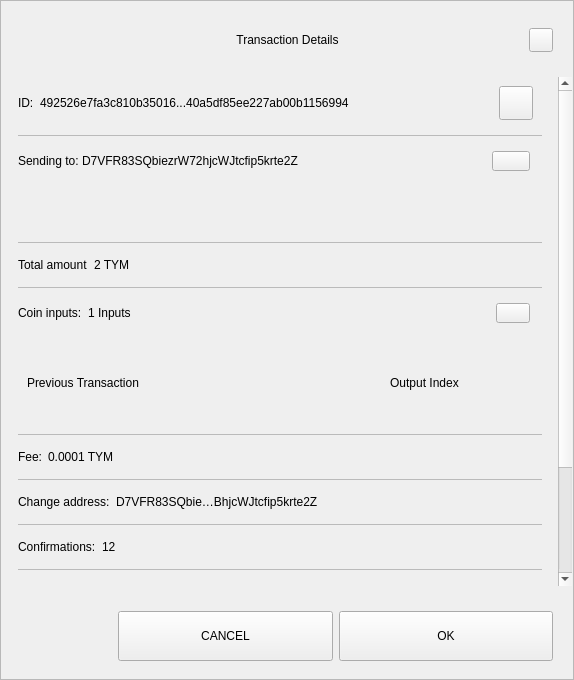
<?xml version="1.0" encoding="UTF-8"?>
<ui version="4.0">
 <class>TxDetailDialog</class>
 <widget class="QWidget" name="TxDetailDialog">
  <property name="geometry">
   <rect>
    <x>0</x>
    <y>0</y>
    <width>574</width>
    <height>680</height>
   </rect>
  </property>
  <property name="sizePolicy">
   <sizepolicy hsizetype="Preferred" vsizetype="Expanding">
    <horstretch>0</horstretch>
    <verstretch>0</verstretch>
   </sizepolicy>
  </property>
  <property name="minimumSize">
   <size>
    <width>574</width>
    <height>500</height>
   </size>
  </property>
  <property name="windowTitle">
   <string>Form</string>
  </property>
  <property name="styleSheet">
   <string notr="true"/>
  </property>
  <layout class="QVBoxLayout" name="verticalLayout_3">
   <property name="spacing">
    <number>0</number>
   </property>
   <property name="leftMargin">
    <number>0</number>
   </property>
   <property name="topMargin">
    <number>0</number>
   </property>
   <property name="rightMargin">
    <number>0</number>
   </property>
   <property name="bottomMargin">
    <number>0</number>
   </property>
   <item>
    <widget class="QFrame" name="frame">
     <property name="sizePolicy">
      <sizepolicy hsizetype="Preferred" vsizetype="Expanding">
       <horstretch>0</horstretch>
       <verstretch>0</verstretch>
      </sizepolicy>
     </property>
     <property name="styleSheet">
      <string notr="true"/>
     </property>
     <property name="frameShape">
      <enum>QFrame::StyledPanel</enum>
     </property>
     <property name="frameShadow">
      <enum>QFrame::Raised</enum>
     </property>
     <layout class="QVBoxLayout" name="verticalLayout">
      <property name="leftMargin">
       <number>0</number>
      </property>
      <property name="rightMargin">
       <number>0</number>
      </property>
      <item>
       <layout class="QHBoxLayout" name="horizontalLayout_3">
        <property name="spacing">
         <number>0</number>
        </property>
        <property name="leftMargin">
         <number>20</number>
        </property>
        <property name="topMargin">
         <number>10</number>
        </property>
        <property name="rightMargin">
         <number>20</number>
        </property>
        <item>
         <spacer name="horizontalSpacer_1">
          <property name="orientation">
           <enum>Qt::Horizontal</enum>
          </property>
          <property name="sizeHint" stdset="0">
           <size>
            <width>40</width>
            <height>20</height>
           </size>
          </property>
         </spacer>
        </item>
        <item>
         <widget class="QLabel" name="labelTitle">
          <property name="minimumSize">
           <size>
            <width>0</width>
            <height>40</height>
           </size>
          </property>
          <property name="maximumSize">
           <size>
            <width>16777215</width>
            <height>40</height>
           </size>
          </property>
          <property name="styleSheet">
           <string notr="true">padding-left:24px;</string>
          </property>
          <property name="text">
           <string>Transaction Details</string>
          </property>
          <property name="alignment">
           <set>Qt::AlignCenter</set>
          </property>
          <property name="margin">
           <number>7</number>
          </property>
         </widget>
        </item>
        <item>
         <spacer name="horizontalSpacer_2">
          <property name="orientation">
           <enum>Qt::Horizontal</enum>
          </property>
          <property name="sizeHint" stdset="0">
           <size>
            <width>40</width>
            <height>20</height>
           </size>
          </property>
         </spacer>
        </item>
        <item>
         <widget class="QPushButton" name="btnEsc">
          <property name="minimumSize">
           <size>
            <width>24</width>
            <height>24</height>
           </size>
          </property>
          <property name="maximumSize">
           <size>
            <width>24</width>
            <height>24</height>
           </size>
          </property>
          <property name="focusPolicy">
           <enum>Qt::NoFocus</enum>
          </property>
          <property name="text">
           <string/>
          </property>
         </widget>
        </item>
       </layout>
      </item>
      <item>
       <spacer name="verticalSpacer">
        <property name="orientation">
         <enum>Qt::Vertical</enum>
        </property>
        <property name="sizeType">
         <enum>QSizePolicy::Fixed</enum>
        </property>
        <property name="sizeHint" stdset="0">
         <size>
          <width>20</width>
          <height>10</height>
         </size>
        </property>
       </spacer>
      </item>
      <item>
       <widget class="QWidget" name="layoutScroll" native="true">
        <property name="minimumSize">
         <size>
          <width>0</width>
          <height>0</height>
         </size>
        </property>
        <layout class="QVBoxLayout" name="verticalLayout_4">
         <property name="leftMargin">
          <number>0</number>
         </property>
         <property name="topMargin">
          <number>0</number>
         </property>
         <property name="rightMargin">
          <number>0</number>
         </property>
         <item>
          <widget class="QScrollArea" name="scrollArea">
           <property name="styleSheet">
            <string notr="true">#scrollArea {
background:transparent;
}</string>
           </property>
           <property name="horizontalScrollBarPolicy">
            <enum>Qt::ScrollBarAlwaysOff</enum>
           </property>
           <property name="sizeAdjustPolicy">
            <enum>QAbstractScrollArea::AdjustIgnored</enum>
           </property>
           <property name="widgetResizable">
            <bool>true</bool>
           </property>
           <property name="alignment">
            <set>Qt::AlignLeading|Qt::AlignLeft|Qt::AlignTop</set>
           </property>
           <widget class="QWidget" name="scrollAreaWidgetContents">
            <property name="geometry">
             <rect>
              <x>0</x>
              <y>-181</y>
              <width>556</width>
              <height>739</height>
             </rect>
            </property>
            <property name="autoFillBackground">
             <bool>false</bool>
            </property>
            <property name="styleSheet">
             <string notr="true">#scrollAreaWidgetContents {
background:transparent;
}</string>
            </property>
            <layout class="QVBoxLayout" name="verticalLayout_7">
             <property name="spacing">
              <number>0</number>
             </property>
             <property name="sizeConstraint">
              <enum>QLayout::SetDefaultConstraint</enum>
             </property>
             <property name="leftMargin">
              <number>0</number>
             </property>
             <property name="topMargin">
              <number>0</number>
             </property>
             <property name="rightMargin">
              <number>0</number>
             </property>
             <property name="bottomMargin">
              <number>0</number>
             </property>
             <item>
              <widget class="QWidget" name="content" native="true">
               <layout class="QVBoxLayout" name="verticalLayout_2">
                <property name="leftMargin">
                 <number>16</number>
                </property>
                <property name="topMargin">
                 <number>0</number>
                </property>
                <property name="rightMargin">
                 <number>16</number>
                </property>
                <item>
                 <widget class="QWidget" name="contentID" native="true">
                  <layout class="QHBoxLayout" name="horizontalLayout_12" stretch="0,1,0">
                   <property name="leftMargin">
                    <number>0</number>
                   </property>
                   <item>
                    <widget class="QLabel" name="labelId">
                     <property name="maximumSize">
                      <size>
                       <width>16777215</width>
                       <height>16777215</height>
                      </size>
                     </property>
                     <property name="text">
                      <string>ID:</string>
                     </property>
                    </widget>
                   </item>
                   <item>
                    <widget class="QLabel" name="textId">
                     <property name="text">
                      <string>492526e7fa3c810b35016...40a5df85ee227ab00b1156994</string>
                     </property>
                    </widget>
                   </item>
                   <item>
                    <widget class="QPushButton" name="pushCopy">
                     <property name="minimumSize">
                      <size>
                       <width>34</width>
                       <height>34</height>
                      </size>
                     </property>
                     <property name="maximumSize">
                      <size>
                       <width>34</width>
                       <height>34</height>
                      </size>
                     </property>
                     <property name="focusPolicy">
                      <enum>Qt::NoFocus</enum>
                     </property>
                     <property name="text">
                      <string/>
                     </property>
                     <property name="iconSize">
                      <size>
                       <width>24</width>
                       <height>24</height>
                      </size>
                     </property>
                    </widget>
                   </item>
                  </layout>
                 </widget>
                </item>
                <item>
                 <widget class="QLabel" name="labelDivider9">
                  <property name="maximumSize">
                   <size>
                    <width>16777215</width>
                    <height>1</height>
                   </size>
                  </property>
                  <property name="styleSheet">
                   <string notr="true">background-color:#bababa;</string>
                  </property>
                  <property name="text">
                   <string/>
                  </property>
                 </widget>
                </item>
                <item>
                 <widget class="QWidget" name="contentOutputs" native="true">
                  <layout class="QHBoxLayout" name="horizontalLayout_11" stretch="0,3,0">
                   <property name="spacing">
                    <number>0</number>
                   </property>
                   <property name="leftMargin">
                    <number>0</number>
                   </property>
                   <property name="rightMargin">
                    <number>12</number>
                   </property>
                   <item>
                    <widget class="QLabel" name="labelSend">
                     <property name="maximumSize">
                      <size>
                       <width>16777215</width>
                       <height>16777215</height>
                      </size>
                     </property>
                     <property name="text">
                      <string>Sending to: </string>
                     </property>
                    </widget>
                   </item>
                   <item>
                    <widget class="QLabel" name="textSend">
                     <property name="text">
                      <string>D7VFR83SQbiezrW72hjcWJtcfip5krte2Z </string>
                     </property>
                    </widget>
                   </item>
                   <item>
                    <widget class="QPushButton" name="pushOutputs">
                     <property name="minimumSize">
                      <size>
                       <width>34</width>
                       <height>20</height>
                      </size>
                     </property>
                     <property name="maximumSize">
                      <size>
                       <width>38</width>
                       <height>20</height>
                      </size>
                     </property>
                     <property name="focusPolicy">
                      <enum>Qt::NoFocus</enum>
                     </property>
                     <property name="styleSheet">
                      <string notr="true"/>
                     </property>
                     <property name="text">
                      <string/>
                     </property>
                    </widget>
                   </item>
                  </layout>
                 </widget>
                </item>
                <item>
                 <widget class="QScrollArea" name="outputsScrollArea">
                  <property name="minimumSize">
                   <size>
                    <width>0</width>
                    <height>50</height>
                   </size>
                  </property>
                  <property name="styleSheet">
                   <string notr="true">#outputsScrollArea {
background:transparent;
}</string>
                  </property>
                  <property name="widgetResizable">
                   <bool>true</bool>
                  </property>
                  <widget class="QWidget" name="container_outputs_base">
                   <property name="geometry">
                    <rect>
                     <x>0</x>
                     <y>0</y>
                     <width>522</width>
                     <height>48</height>
                    </rect>
                   </property>
                   <property name="styleSheet">
                    <string notr="true">#container_outputs_base {
background:transparent;
}</string>
                   </property>
                  </widget>
                 </widget>
                </item>
                <item>
                 <widget class="QLabel" name="labelDivider8">
                  <property name="maximumSize">
                   <size>
                    <width>16777215</width>
                    <height>1</height>
                   </size>
                  </property>
                  <property name="styleSheet">
                   <string notr="true">background-color:#bababa;</string>
                  </property>
                  <property name="text">
                   <string/>
                  </property>
                 </widget>
                </item>
                <item>
                 <widget class="QWidget" name="contentAmount" native="true">
                  <layout class="QHBoxLayout" name="horizontalLayout_4" stretch="0,1">
                   <property name="leftMargin">
                    <number>0</number>
                   </property>
                   <item>
                    <widget class="QLabel" name="labelAmount">
                     <property name="maximumSize">
                      <size>
                       <width>16777215</width>
                       <height>16777215</height>
                      </size>
                     </property>
                     <property name="text">
                      <string>Total amount</string>
                     </property>
                    </widget>
                   </item>
                   <item>
                    <widget class="QLabel" name="textAmount">
                     <property name="text">
                      <string>2 TYM</string>
                     </property>
                    </widget>
                   </item>
                  </layout>
                 </widget>
                </item>
                <item>
                 <widget class="QLabel" name="labelDivider6">
                  <property name="maximumSize">
                   <size>
                    <width>16777215</width>
                    <height>1</height>
                   </size>
                  </property>
                  <property name="styleSheet">
                   <string notr="true">background-color:#bababa;</string>
                  </property>
                  <property name="text">
                   <string/>
                  </property>
                 </widget>
                </item>
                <item>
                 <widget class="QWidget" name="contentInputs" native="true">
                  <layout class="QHBoxLayout" name="horizontalLayout" stretch="0,2,0">
                   <property name="leftMargin">
                    <number>0</number>
                   </property>
                   <property name="rightMargin">
                    <number>12</number>
                   </property>
                   <item>
                    <widget class="QLabel" name="labelInputs">
                     <property name="sizePolicy">
                      <sizepolicy hsizetype="Minimum" vsizetype="Preferred">
                       <horstretch>0</horstretch>
                       <verstretch>0</verstretch>
                      </sizepolicy>
                     </property>
                     <property name="maximumSize">
                      <size>
                       <width>16777215</width>
                       <height>16777215</height>
                      </size>
                     </property>
                     <property name="text">
                      <string>Coin inputs:</string>
                     </property>
                    </widget>
                   </item>
                   <item>
                    <widget class="QLabel" name="textInputs">
                     <property name="text">
                      <string>1 Inputs</string>
                     </property>
                    </widget>
                   </item>
                   <item>
                    <widget class="QPushButton" name="pushInputs">
                     <property name="maximumSize">
                      <size>
                       <width>34</width>
                       <height>20</height>
                      </size>
                     </property>
                     <property name="focusPolicy">
                      <enum>Qt::NoFocus</enum>
                     </property>
                     <property name="styleSheet">
                      <string notr="true"/>
                     </property>
                     <property name="text">
                      <string/>
                     </property>
                    </widget>
                   </item>
                  </layout>
                 </widget>
                </item>
                <item>
                 <widget class="QFrame" name="gridInputs">
                  <property name="sizePolicy">
                   <sizepolicy hsizetype="Preferred" vsizetype="MinimumExpanding">
                    <horstretch>0</horstretch>
                    <verstretch>0</verstretch>
                   </sizepolicy>
                  </property>
                  <property name="minimumSize">
                   <size>
                    <width>0</width>
                    <height>90</height>
                   </size>
                  </property>
                  <layout class="QGridLayout" name="gridLayoutInput" columnstretch="5,2" rowminimumheight="0">
                   <property name="sizeConstraint">
                    <enum>QLayout::SetMaximumSize</enum>
                   </property>
                   <property name="verticalSpacing">
                    <number>0</number>
                   </property>
                   <item row="0" column="0" alignment="Qt::AlignLeft">
                    <widget class="QLabel" name="labelTitlePrevTx">
                     <property name="text">
                      <string>Previous Transaction</string>
                     </property>
                    </widget>
                   </item>
                   <item row="0" column="1" alignment="Qt::AlignLeft">
                    <widget class="QLabel" name="labelOutputIndex">
                     <property name="text">
                      <string>Output Index</string>
                     </property>
                     <property name="alignment">
                      <set>Qt::AlignCenter</set>
                     </property>
                    </widget>
                   </item>
                  </layout>
                 </widget>
                </item>
                <item>
                 <widget class="QLabel" name="labelDivider1">
                  <property name="maximumSize">
                   <size>
                    <width>16777215</width>
                    <height>1</height>
                   </size>
                  </property>
                  <property name="styleSheet">
                   <string notr="true">background-color:#bababa;</string>
                  </property>
                  <property name="text">
                   <string/>
                  </property>
                 </widget>
                </item>
                <item>
                 <widget class="QWidget" name="contentFee" native="true">
                  <layout class="QHBoxLayout" name="horizontalLayout_7" stretch="0,1">
                   <property name="leftMargin">
                    <number>0</number>
                   </property>
                   <item>
                    <widget class="QLabel" name="labelFee">
                     <property name="maximumSize">
                      <size>
                       <width>16777215</width>
                       <height>16777215</height>
                      </size>
                     </property>
                     <property name="text">
                      <string>Fee:</string>
                     </property>
                    </widget>
                   </item>
                   <item>
                    <widget class="QLabel" name="textFee">
                     <property name="text">
                      <string>0.0001 TYM</string>
                     </property>
                    </widget>
                   </item>
                  </layout>
                 </widget>
                </item>
                <item>
                 <widget class="QLabel" name="labelDivider2">
                  <property name="maximumSize">
                   <size>
                    <width>16777215</width>
                    <height>1</height>
                   </size>
                  </property>
                  <property name="styleSheet">
                   <string notr="true">background-color:#bababa;</string>
                  </property>
                  <property name="text">
                   <string/>
                  </property>
                 </widget>
                </item>
                <item>
                 <widget class="QWidget" name="contentChangeAddress" native="true">
                  <layout class="QHBoxLayout" name="horizontalLayout_6" stretch="0,1">
                   <property name="leftMargin">
                    <number>0</number>
                   </property>
                   <item>
                    <widget class="QLabel" name="labelChange">
                     <property name="maximumSize">
                      <size>
                       <width>16777215</width>
                       <height>16777215</height>
                      </size>
                     </property>
                     <property name="text">
                      <string>Change address:</string>
                     </property>
                    </widget>
                   </item>
                   <item>
                    <widget class="QLabel" name="textChange">
                     <property name="text">
                      <string>D7VFR83SQbie…BhjcWJtcfip5krte2Z </string>
                     </property>
                    </widget>
                   </item>
                  </layout>
                 </widget>
                </item>
                <item>
                 <widget class="QLabel" name="labelDivider4">
                  <property name="maximumSize">
                   <size>
                    <width>16777215</width>
                    <height>1</height>
                   </size>
                  </property>
                  <property name="styleSheet">
                   <string notr="true">background-color:#bababa;</string>
                  </property>
                  <property name="text">
                   <string/>
                  </property>
                 </widget>
                </item>
                <item>
                 <widget class="QWidget" name="contentConfirmations" native="true">
                  <layout class="QHBoxLayout" name="horizontalLayout_8" stretch="0,1">
                   <property name="leftMargin">
                    <number>0</number>
                   </property>
                   <item>
                    <widget class="QLabel" name="labelConfirmations">
                     <property name="maximumSize">
                      <size>
                       <width>16777215</width>
                       <height>16777215</height>
                      </size>
                     </property>
                     <property name="text">
                      <string>Confirmations:</string>
                     </property>
                    </widget>
                   </item>
                   <item>
                    <widget class="QLabel" name="textConfirmations">
                     <property name="text">
                      <string>12</string>
                     </property>
                    </widget>
                   </item>
                  </layout>
                 </widget>
                </item>
                <item>
                 <widget class="QLabel" name="labelDivider7">
                  <property name="maximumSize">
                   <size>
                    <width>16777215</width>
                    <height>1</height>
                   </size>
                  </property>
                  <property name="styleSheet">
                   <string notr="true">background-color:#bababa;</string>
                  </property>
                  <property name="text">
                   <string/>
                  </property>
                 </widget>
                </item>
                <item>
                 <widget class="QWidget" name="contentSize" native="true">
                  <layout class="QHBoxLayout" name="horizontalLayout_9" stretch="0,1">
                   <property name="leftMargin">
                    <number>0</number>
                   </property>
                   <item>
                    <widget class="QLabel" name="labelSize">
                     <property name="maximumSize">
                      <size>
                       <width>16777215</width>
                       <height>16777215</height>
                      </size>
                     </property>
                     <property name="text">
                      <string>Size:</string>
                     </property>
                    </widget>
                   </item>
                   <item>
                    <widget class="QLabel" name="textSize">
                     <property name="text">
                      <string>2 kB</string>
                     </property>
                    </widget>
                   </item>
                  </layout>
                 </widget>
                </item>
                <item>
                 <widget class="QLabel" name="labelDivider3">
                  <property name="maximumSize">
                   <size>
                    <width>16777215</width>
                    <height>1</height>
                   </size>
                  </property>
                  <property name="styleSheet">
                   <string notr="true">background-color:#bababa;</string>
                  </property>
                  <property name="text">
                   <string/>
                  </property>
                 </widget>
                </item>
                <item>
                 <widget class="QWidget" name="contentDate" native="true">
                  <layout class="QHBoxLayout" name="horizontalLayout_5" stretch="0,1">
                   <property name="leftMargin">
                    <number>0</number>
                   </property>
                   <item>
                    <widget class="QLabel" name="labelDate">
                     <property name="maximumSize">
                      <size>
                       <width>16777215</width>
                       <height>16777215</height>
                      </size>
                     </property>
                     <property name="text">
                      <string>Date:</string>
                     </property>
                    </widget>
                   </item>
                   <item>
                    <widget class="QLabel" name="textDate">
                     <property name="text">
                      <string>May 25, 2017</string>
                     </property>
                    </widget>
                   </item>
                  </layout>
                 </widget>
                </item>
                <item>
                 <widget class="QLabel" name="labelDivider5">
                  <property name="maximumSize">
                   <size>
                    <width>16777215</width>
                    <height>1</height>
                   </size>
                  </property>
                  <property name="styleSheet">
                   <string notr="true">background-color:#bababa;</string>
                  </property>
                  <property name="text">
                   <string/>
                  </property>
                 </widget>
                </item>
                <item>
                 <widget class="QWidget" name="contentStatus" native="true">
                  <layout class="QHBoxLayout" name="horizontalLayout_10" stretch="0,1">
                   <property name="leftMargin">
                    <number>0</number>
                   </property>
                   <item>
                    <widget class="QLabel" name="labelStatus">
                     <property name="maximumSize">
                      <size>
                       <width>16777215</width>
                       <height>16777215</height>
                      </size>
                     </property>
                     <property name="text">
                      <string>Status:</string>
                     </property>
                    </widget>
                   </item>
                   <item>
                    <widget class="QLabel" name="textStatus">
                     <property name="text">
                      <string>Spendable</string>
                     </property>
                    </widget>
                   </item>
                  </layout>
                 </widget>
                </item>
                <item>
                 <spacer name="verticalSpacer_2">
                  <property name="orientation">
                   <enum>Qt::Vertical</enum>
                  </property>
                  <property name="sizeType">
                   <enum>QSizePolicy::Expanding</enum>
                  </property>
                  <property name="sizeHint" stdset="0">
                   <size>
                    <width>20</width>
                    <height>10</height>
                   </size>
                  </property>
                 </spacer>
                </item>
                <item>
                 <widget class="QLabel" name="labelWarning">
                  <property name="text">
                   <string>TextLabel</string>
                  </property>
                  <property name="alignment">
                   <set>Qt::AlignCenter</set>
                  </property>
                 </widget>
                </item>
               </layout>
              </widget>
             </item>
            </layout>
           </widget>
          </widget>
         </item>
        </layout>
       </widget>
      </item>
      <item>
       <widget class="QWidget" name="containerButtons" native="true">
        <layout class="QHBoxLayout" name="horizontalLayout1" stretch="1,2,2">
         <property name="leftMargin">
          <number>10</number>
         </property>
         <property name="rightMargin">
          <number>20</number>
         </property>
         <item>
          <spacer name="horizontalSpacer_3">
           <property name="orientation">
            <enum>Qt::Horizontal</enum>
           </property>
           <property name="sizeHint" stdset="0">
            <size>
             <width>40</width>
             <height>20</height>
            </size>
           </property>
          </spacer>
         </item>
         <item>
          <widget class="QPushButton" name="btnCancel">
           <property name="minimumSize">
            <size>
             <width>200</width>
             <height>50</height>
            </size>
           </property>
           <property name="focusPolicy">
            <enum>Qt::NoFocus</enum>
           </property>
           <property name="text">
            <string>CANCEL</string>
           </property>
          </widget>
         </item>
         <item>
          <widget class="QPushButton" name="btnSave">
           <property name="minimumSize">
            <size>
             <width>200</width>
             <height>50</height>
            </size>
           </property>
           <property name="focusPolicy">
            <enum>Qt::NoFocus</enum>
           </property>
           <property name="text">
            <string>OK</string>
           </property>
          </widget>
         </item>
        </layout>
       </widget>
      </item>
     </layout>
    </widget>
   </item>
  </layout>
 </widget>
 <resources/>
 <connections/>
</ui>
